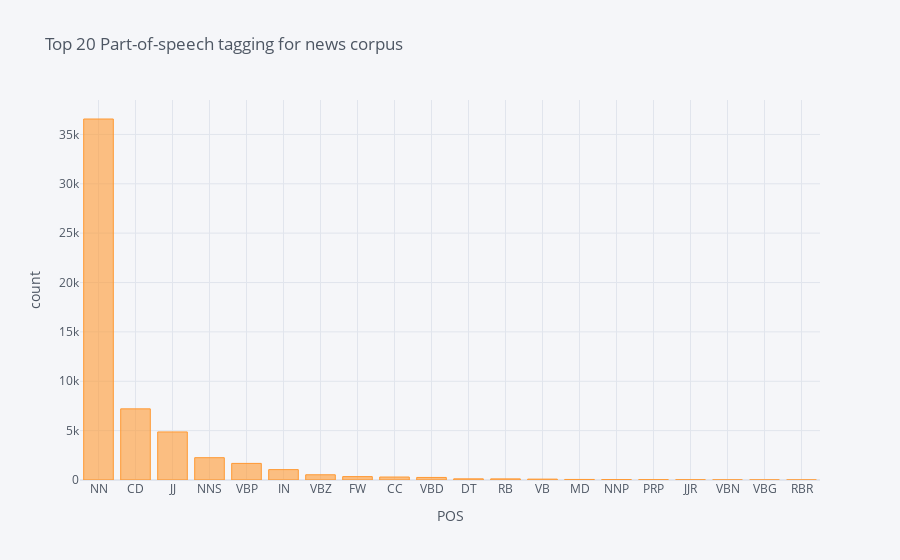

This figure's notebook cell:
### Code cell
blob = TextBlob(str(df['preprocessed_news']))
pos_df = pd.DataFrame(blob.tags, columns = ['word' , 'pos'])
pos_df = pos_df.pos.value_counts()[:20]
pos_df.iplot(
  kind='bar',
  xTitle='POS',
  yTitle='count', 
  title='Top 20 Part-of-speech tagging for news corpus')

### Figure 1 — Plotly figure (JSON) as saved in the notebook; plotly's stock layout.template omitted (floating-point values rounded to 4 significant figures)
{"data": [{"marker": {"color": "rgba(255, 153, 51, 0.6)", "line": {"color": "rgba(255, 153, 51, 1.0)", "width": 1}}, "name": "pos", "orientation": "v", "text": "", "type": "bar", "x": ["NN", "CD", "JJ", "NNS", "VBP", "IN", "VBZ", "FW", "CC", "VBD", "DT", "RB", "VB", "MD", "NNP", "PRP", "JJR", "VBN", "VBG", "RBR"], "y": [36561, 7205, 4866, 2258, 1681, 1052, 529, 344, 301, 258, 118, 112, 90, 57, 43, 33, 26, 15, 11, 10]}], "layout": {"legend": {"bgcolor": "#F5F6F9", "font": {"color": "#4D5663"}}, "paper_bgcolor": "#F5F6F9", "plot_bgcolor": "#F5F6F9", "title": {"font": {"color": "#4D5663"}, "text": "Top 20 Part-of-speech tagging for news corpus"}, "xaxis": {"gridcolor": "#E1E5ED", "showgrid": true, "tickfont": {"color": "#4D5663"}, "title": {"font": {"color": "#4D5663"}, "text": "POS"}, "zerolinecolor": "#E1E5ED"}, "yaxis": {"gridcolor": "#E1E5ED", "showgrid": true, "tickfont": {"color": "#4D5663"}, "title": {"font": {"color": "#4D5663"}, "text": "count"}, "zerolinecolor": "#E1E5ED"}}}
